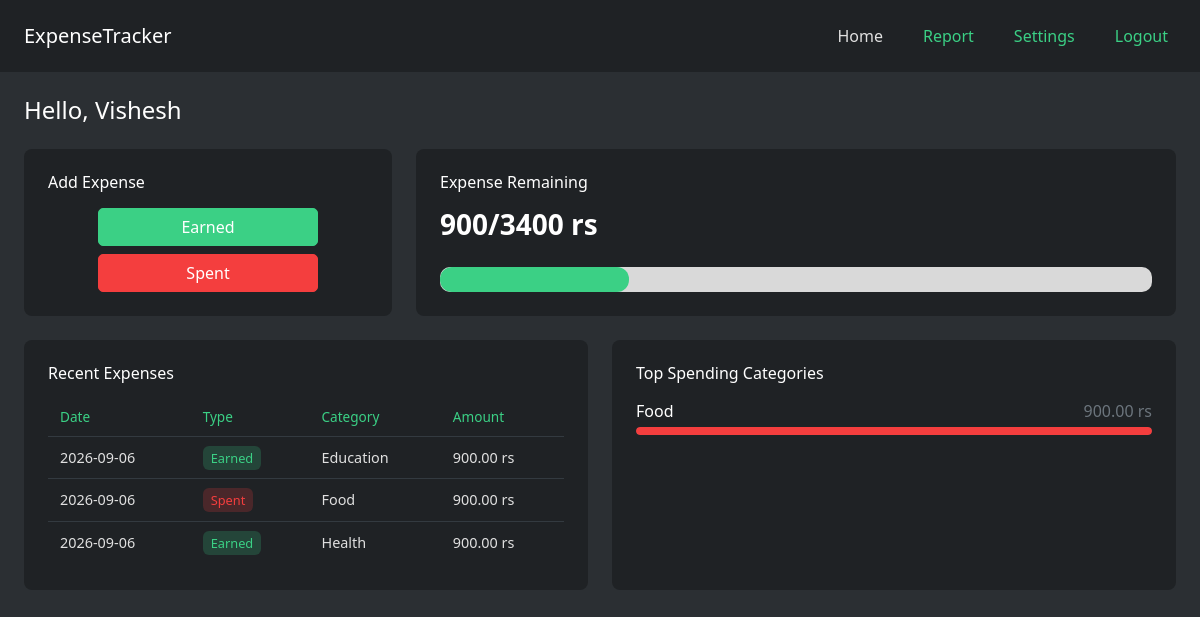
The app's page /dashboard.php (signed in) with its own data.
### tables this page shows
CREATE TABLE `expenses` (
  `expense_id` int(11) NOT NULL,
  `user_id` int(11) NOT NULL,
  `type` varchar(10) NOT NULL,
  `amount` decimal(10,2) NOT NULL,
  `category` varchar(50) NOT NULL,
  `description` varchar(255) DEFAULT NULL,
  `expense_date` date NOT NULL
);

### database.php (called while the page is built, shortened)
<?php
class Database {
    private $conn;
    public function __construct() {
        $this->conn = new mysqli('localhost', 'root', '', 'expensetracker');
    }
    public function getTotalByType($user_id, $type) {
        $stmt = $this->conn->prepare("SELECT COALESCE(SUM(amount), 0) AS total FROM expenses WHERE user_id = ? AND type = ?");
        $stmt->bind_param("is", $user_id, $type);
        $stmt->execute();
        $result = $stmt->get_result();
        $row = $result->fetch_assoc();
        return $row['total'];
    }
    public function getRecentExpenses($user_id, $limit = 5) {
        $stmt = $this->conn->prepare("SELECT type, amount, category, description, expense_date FROM expenses WHERE user_id = ? ORDER BY expense_date DESC, expense_id DESC LIMIT ?");
        $stmt->bind_param("ii", $user_id, $limit);
        $stmt->execute();
        $result = $stmt->get_result();
        $expenses = [];
        while ($row = $result->fetch_assoc()) {
            $expenses[] = $row;
        }
        return $expenses;
    }
    public function getCategoryBreakdown($user_id, $limit = 5) {
        $stmt = $this->conn->prepare("SELECT category, SUM(amount) AS total FROM expenses WHERE user_id = ? AND type = 'spent' GROUP BY category ORDER BY total DESC LIMIT ?");
        $stmt->bind_param("ii", $user_id, $limit);
        $stmt->execute();
        $result = $stmt->get_result();
        $rows = [];
        while ($row = $result->fetch_assoc()) {
            $rows[] = $row;
        }
        return $rows;
    }
    public function getBudget($user_id) {
        $stmt = $this->conn->prepare("SELECT budget FROM login WHERE user_id = ?");
        $stmt->bind_param("i", $user_id);
        $stmt->execute();
        $result = $stmt->get_result();
        $row = $result->fetch_assoc();
        return $row ? $row['budget'] : 0;
    }
}
?>

### dashboardcode.php (called while the page is built, shortened)
<?php
include 'database.php';
$user_id = $_SESSION['user_id'];
$db = new Database();
$total_budget = (float)$db->getBudget($user_id);
$total_spent = (float)$db->getTotalByType($user_id, 'spent');
$progress_percent = ($total_budget > 0) ? min(100, max(0, ($total_spent / $total_budget) * 100)) : 0;
$recent_expenses = $db->getRecentExpenses($user_id, 4);
$category_breakdown = $db->getCategoryBreakdown($user_id, 4);
$max_category_total = 0;
foreach ($category_breakdown as $cat) {
    if ($cat['total'] > $max_category_total) {
        $max_category_total = $cat['total'];
    }
}
?>

### dashboard.php (the view, shortened to what this page needs)
<?php
include 'dashboardcode.php';
?>
<!DOCTYPE html>
<html lang="en">
<head>
    <link rel="stylesheet" href="bootstrap/css/bootstrap.min.css">
    <link rel="stylesheet" href="style.css">
</head>
<body>
    <nav class="navbar navbar-expand-lg py-3">
        <div class="container-fluid px-4">
            <a class="navbar-brand fs-5" href="dashboard.php">ExpenseTracker</a>
            <ul class="navbar-nav ms-auto flex-row gap-4">
                <li class="nav-item">
                    <a class="nav-link active" href="dashboard.php">Home</a>
                </li>
                <li class="nav-item">
                    <a class="nav-link" href="report.php">Report</a>
                </li>
                <li class="nav-item">
                    <a class="nav-link" href="settings.php">Settings</a>
                </li>
                <li class="nav-item">
                    <a class="nav-link" href="logout.php">Logout</a>
                </li>
            </ul>
        </div>
    </nav>
    <div class="container-fluid px-4 py-4">
        <h4 class="text-white mb-4">Hello, <?php echo htmlspecialchars($_SESSION['name']); ?></h4>
        <div class="row g-4 mb-4">
            <div class="col-md-4">
                <div class="card p-4 h-100 d-flex flex-column">
                    <h6 class="mb-3 text-white">Add Expense</h6>
                    <div class="d-flex flex-column gap-2 align-items-center justify-content-center flex-grow-1" style="max-width: 220px; margin: 0 auto; width: 100%;">
                        <a href="addexpense.php?type=earned" class="btn btn-mint w-100">Earned</a>
                        <a href="addexpense.php?type=spent" class="btn btn-spent w-100">Spent</a>
                    </div>
                </div>
            </div>
            <div class="col-md-8">
                <div class="card p-4 h-100 d-flex flex-column justify-content-between">
                    <div>
                        <h6 class="mb-3 text-white">Expense Remaining</h6>
                        <h3 class="fw-bold mb-3 text-white">
                            <?php echo number_format($total_spent, 0, '.', ''); ?>/<?php echo number_format($total_budget, 0, '.', ''); ?> rs
                        </h3>
                    </div>
                    <div class="progress-mint mt-auto">
                        <div class="progress-mint-bar" style="width: <?php echo number_format($progress_percent, 1, '.', ''); ?>%;"></div>
                    </div>
                </div>
            </div>
        </div>
        <div class="row g-4">
            <div class="col-md-6">
                <div class="card p-4 h-100" style="min-height: 250px;">
                    <h6 class="mb-3 text-white">Recent Expenses</h6>
                    <?php if (empty($recent_expenses)): ?>
                        <div class="d-flex justify-content-center align-items-center text-muted-dashboard" style="height: 140px;">
                            *budget table in tabular form*
                        </div>
                    <?php else: ?>
                        <div class="table-responsive">
                            <table class="table table-dark-custom align-middle">
                                <thead>
                                    <tr>
                                        <th>Date</th>
                                        <th>Type</th>
                                        <th>Category</th>
                                        <th>Amount</th>
                                    </tr>
                                </thead>
                                <tbody>
                                    <?php foreach ($recent_expenses as $exp): ?>
                                        <tr>
                                            <td><?php echo htmlspecialchars($exp['expense_date']); ?></td>
                                            <td>
                                                <span class="<?php echo $exp['type'] === 'earned' ? 'badge-earned' : 'badge-spent'; ?>">
                                                    <?php echo ucfirst(htmlspecialchars($exp['type'])); ?>
                                                </span>
                                            </td>
                                            <td><?php echo htmlspecialchars($exp['category']); ?></td>
                                            <td><?php echo number_format($exp['amount'], 2); ?> rs</td>
                                        </tr>
                                    <?php endforeach; ?>
                                </tbody>
                            </table>
                        </div>
                    <?php endif; ?>
                </div>
            </div>
            <div class="col-md-6">
                <div class="card p-4 h-100" style="min-height: 250px;">
                    <h6 class="mb-3 text-white">Top Spending Categories</h6>
                    <?php if (empty($category_breakdown)): ?>
                        <div class="d-flex justify-content-center align-items-center text-muted-dashboard" style="height: 140px;">
                            No spending recorded yet
                        </div>
                    <?php else: ?>
                        <div class="d-flex flex-column gap-3">
                            <?php foreach ($category_breakdown as $cat):
                                $pct = $max_category_total > 0 ? ($cat['total'] / $max_category_total) * 100 : 0;
                            ?>
                                <div>
                                    <div class="d-flex justify-content-between mb-1">
                                        <span class="text-white"><?php echo htmlspecialchars($cat['category']); ?></span>
                                        <span class="text-secondary"><?php echo number_format($cat['total'], 2); ?> rs</span>
                                    </div>
                                    <div class="category-bar">
                                        <div class="category-bar-fill" style="width: <?php echo number_format($pct, 1, '.', ''); ?>%;"></div>
                                    </div>
                                </div>
                            <?php endforeach; ?>
                        </div>
                    <?php endif; ?>
                </div>
            </div>
        </div>
    </div>
</body>
</html>

### style.css (style rules this page uses)
:root { --dark-gray: #2b2f33; --card-bg: #1f2225; --mint: #3bd085; --spent-red: #f43e3e; }
body { background-color: var(--dark-gray); color: #e0e0e0; min-height: 100vh; }
.navbar { background-color: var(--card-bg) !important; }
.navbar-brand { color: #ffffff !important; }
.nav-link { color: var(--mint) !important; }
.nav-link.active { color: #e0e0e0 !important; font-weight: 500; }
.card { background-color: var(--card-bg); border: none; border-radius: 8px; }
.card h2, .card h5, .card h6, .card p, .card label { color: #fff; }
.card a { color: var(--mint); }
.btn-mint { background-color: var(--mint) !important; border-color: var(--mint) !important; color: #ffffff !important; font-weight: 500; border-radius: 5px !important; }
.btn-spent { background-color: #f43e3e !important; border-color: #f43e3e !important; color: #ffffff !important; font-weight: 500; border-radius: 5px !important; }
.progress-mint { width: 100%; height: 25px; background-color: #d9d9d9; border-radius: 10px; overflow: hidden; }
.progress-mint-bar { height: 100%; background-color: var(--mint); border-radius: 12px; }
.table-dark-custom { --bs-table-bg: var(--card-bg); --bs-table-color: #e0e0e0; background-color: var(--card-bg); color: #e0e0e0; width: 100%; margin-bottom: 0; }
.table-dark-custom th { background-color: var(--card-bg); color: var(--mint); font-weight: 500; border-bottom: 1px solid #333a40; padding: 8px 12px; font-size: 0.85rem; }
.table-dark-custom td { background-color: var(--card-bg); padding: 10px 12px; border-bottom: 1px solid #333a40; font-size: 0.9rem; vertical-align: middle; }
.table-dark-custom tbody tr:last-child td { border-bottom: none; }
.badge-earned { background-color: rgba(59, 208, 133, 0.2); color: #3bd085; padding: 3px 8px; border-radius: 6px; font-size: 0.8rem; font-weight: 500; }
.badge-spent { background-color: rgba(244, 62, 62, 0.2); color: #f43e3e; padding: 3px 8px; border-radius: 6px; font-size: 0.8rem; font-weight: 500; }
.category-bar { width: 100%; height: 8px; background-color: #333a40; border-radius: 6px; overflow: hidden; }
.category-bar-fill { height: 100%; background-color: var(--spent-red); border-radius: 6px; }

### records on screen
expenses: expense_date "2026-09-06", type "Earned", category "Education", amount "900.00"
expenses: expense_date "2026-09-06", type "Spent", category "Food", amount "900.00"
expenses: expense_date "2026-09-06", type "Earned", category "Health", amount "900.00"

### other values on screen
$_SESSION['name'] "Vishesh"
$total_spent "900"
$total_budget "3400"
$cat['category'] "Food"
$cat['total'] "900.00"
